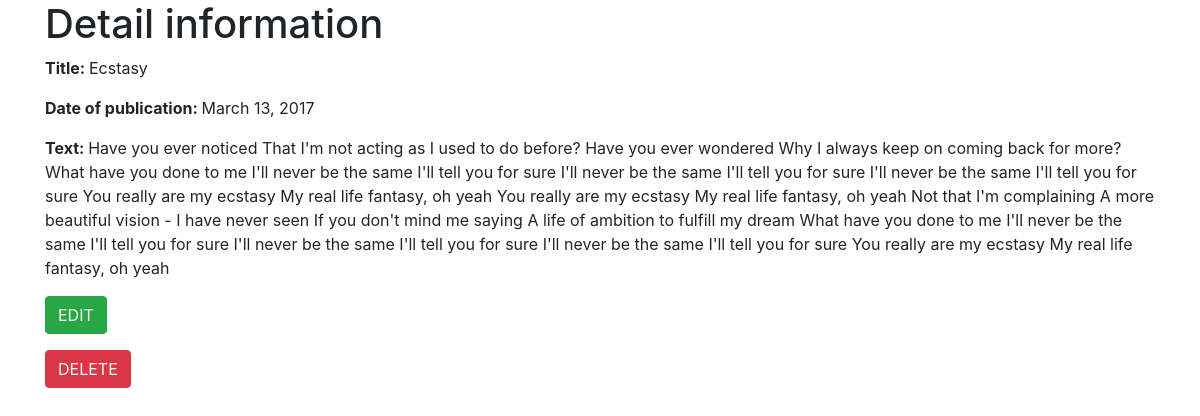
Screenshot of /polls/detail/2/ with the database file from the repository.
### polls/models.py (models this page shows, shortened)
class Post(models.Model):
    title = models.CharField(max_length=50)
    text = models.CharField(max_length=1000)
    date_of_publication = models.DateField()

### polls/views.py (the view)
# urls.py: url(r'^detail/(\d+)/$', views.detail, name='detail'),
def detail(request, text_id):
    post = get_object_or_404(Post, pk=text_id)
    return render(request, 'polls/detail.html',{'post':post})

### polls/templates/polls/detail.html (shortened to what this page needs)
<!DOCTYPE html>
<html lang="en">
<head>
    <link href="/node_modules/bootstrap/dist/css/bootstrap.css" rel="stylesheet">
</head>
<body>
    <div class="container">
    <div class="page-header">
        <h1>Detail information</h1>
    </div>
    <p><strong>Title: </strong>{{ post.title }}</p>
    <p><strong>Date of publication: </strong>{{ post.date_of_publication }}</p>
    <p><strong>Text: </strong>{{ post.text }}</p>
        <form action="/polls/edit/{{ post.id }}/">
            <button type="submit" class="btn btn-success"> EDIT </button>
        </form>
        <form action="{% url 'polls:delete' post.id %}">
         <button type="submit" class="btn btn-danger"> DELETE </button>
        </form>
    </div>
</body>
</html>

### rows the page displays
Post: title "Ecstasy", date_of_publication "March 13, 2017", text "Have you ever noticed That I'm not acting as I used to do before? Have you ever wondered Why I always keep on coming back for more? What have you done to me I'll never be the same I'll tell you for sure I'll never be the same I'll tell you for sure I'll never be the same I'll tell you for sure You really are my ecstasy My real life fantasy, oh yeah You really are my ecstasy My real life fantasy, oh yeah Not that I'm complaining A more beautiful vision - I have never seen If you don't mind me saying A life of ambition to fulfill my dream What have you done to me I'll never be the same I'll tell you for sure I'll never be the same I'll tell you for sure I'll never be the same I'll tell you…"
